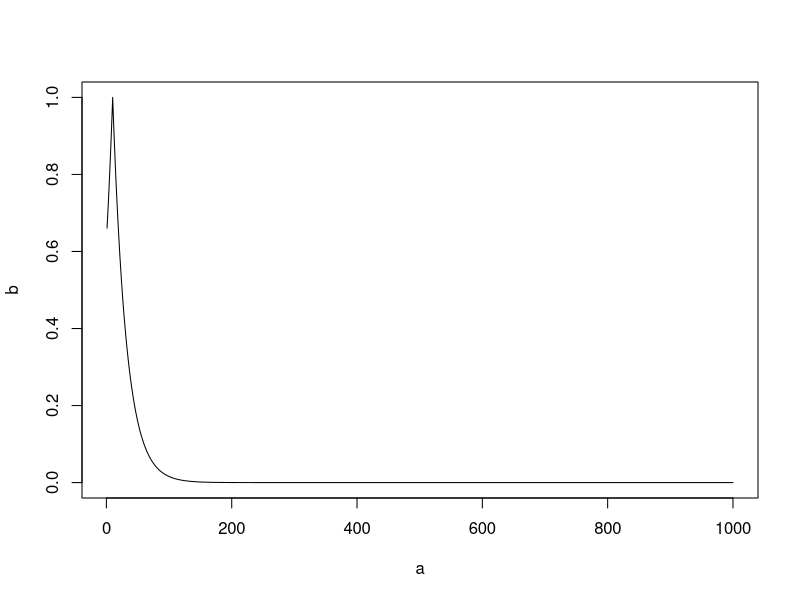

This figure's R source:
#### code to check cpp issues ####

a = 1:1000
peak = 10
peakval = 1e2
steepness = 0.01
b = peakval^-(steepness*(abs(a-peak)))
plot(b~a, type="l")
